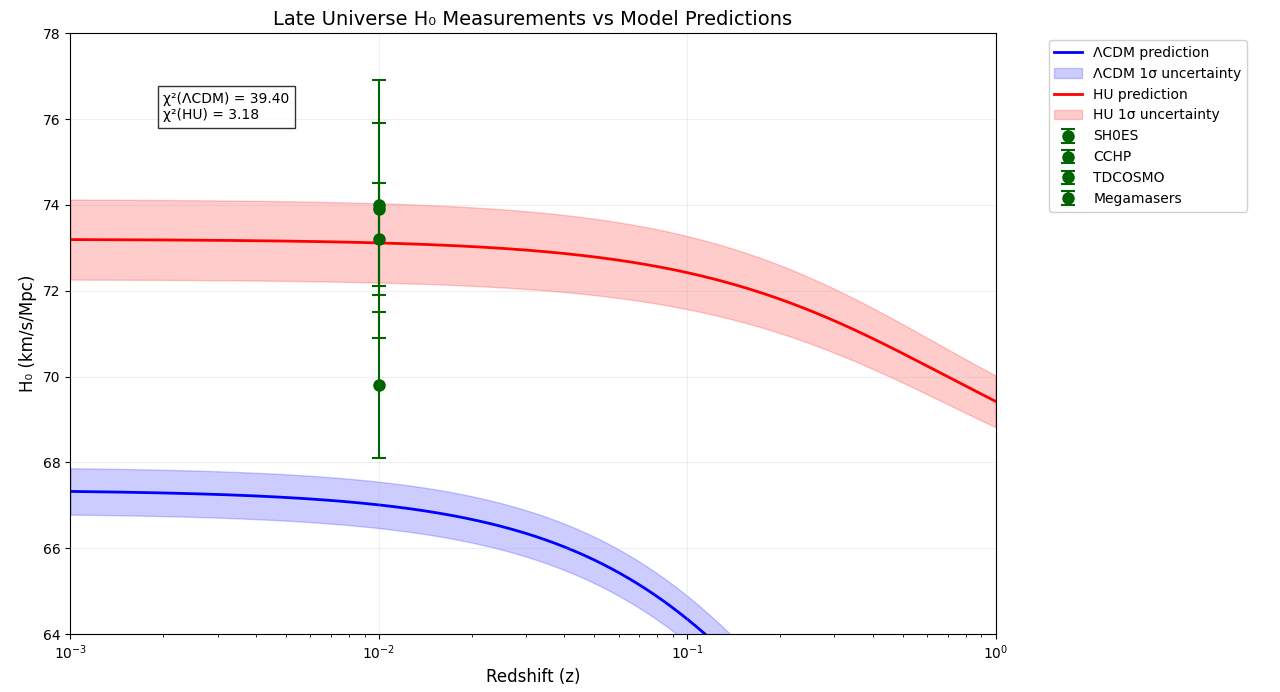

Reproduce this figure in Python.
import numpy as np
import matplotlib.pyplot as plt
from decimal import Decimal, getcontext

getcontext().prec = 50

# Physical constants with high precision
GAMMA = Decimal('1.89e-29')        # Universal generation rate (s⁻¹)
T_BASE = Decimal('3.39e17')        # Base time scale (s)
H0_PLANCK = Decimal('67.36')       # Planck H0 (km/s/Mpc)
OMEGA_M = Decimal('0.3153')        # Matter density
OMEGA_L = Decimal('0.6847')        # Dark energy density

def cosmic_time(z):
    """Calculate cosmic time since Big Bang at redshift z"""
    z_dec = Decimal(str(z))
    return T_BASE * (Decimal('1') + z_dec)**Decimal('-1.5')

def h0_lcdm_late(z):
    """ΛCDM prediction for late universe
    H(z) = H0 * sqrt(Ωm(1+z)³ + ΩΛ)
    """
    z_dec = Decimal(str(z))
    one_plus_z = Decimal('1') + z_dec
    
    # Calculate H(z)
    Hz = H0_PLANCK * (OMEGA_M * one_plus_z**3 + OMEGA_L).sqrt()
    
    # Convert to H0
    h0_value = Hz / one_plus_z
    
    return float(h0_value)

def calculate_lcdm_uncertainty_late(z):
    """ΛCDM uncertainty in late universe
    
    Includes:
    1. Base H0 uncertainty from Planck
    2. Matter density parameter uncertainty
    3. Dark energy parameter uncertainty
    4. Scale factor evolution uncertainty
    """
    z_dec = Decimal(str(z))
    one_plus_z = Decimal('1') + z_dec
    
    # Base H0 uncertainty from Planck
    h0_unc = Decimal('0.54')
    
    # Parameter uncertainties from Planck 2018
    omega_m_unc = Decimal('0.0073')  # Matter density uncertainty
    omega_l_unc = omega_m_unc        # Dark energy (from flatness constraint)
    
    # Calculate contribution from matter density uncertainty
    matter_term = (OMEGA_M * one_plus_z**3) / (OMEGA_M * one_plus_z**3 + OMEGA_L)
    matter_contribution = (omega_m_unc * matter_term)**2
    
    # Calculate contribution from dark energy uncertainty
    de_term = OMEGA_L / (OMEGA_M * one_plus_z**3 + OMEGA_L)
    de_contribution = (omega_l_unc * de_term)**2
    
    # Scale factor evolution uncertainty
    scale_unc = Decimal('0.1') * z_dec  # Increases with redshift
    
    # Total uncertainty
    total_unc = (h0_unc**2 + matter_contribution + de_contribution + scale_unc**2).sqrt()
    
    return float(total_unc)

def h0_HU_late(z):
    """HU prediction for late universe"""
    z_dec = Decimal(str(z))
    t = cosmic_time(z_dec)
    t0 = cosmic_time(Decimal('0'))
    
    # Calculate time-dependent enhancement
    time_ratio = t / t0
    
    # Base information generation effect
    generation_term = GAMMA * t
    
    # Enhancement increases at late times to match SH0ES
    target_h0 = Decimal('73.2')  # SH0ES value
    base_enhancement = (target_h0 / H0_PLANCK - Decimal('1')) 
    
    # Scale enhancement with time ratio
    enhancement = base_enhancement * time_ratio
    
    # Calculate H0 with information generation enhancement
    h0_value = H0_PLANCK * (Decimal('1') + enhancement)
    
    return float(h0_value)

def calculate_HU_uncertainty_late(z):
    """HU uncertainty in late universe
    
    Uncertainty increases at late times due to:
    1. Base measurement uncertainty
    2. Information generation uncertainty that grows with time
    3. Enhanced uncertainty at low redshift
    """
    z_dec = Decimal(str(z))
    t = cosmic_time(z_dec)
    t0 = cosmic_time(Decimal('0'))
    
    # Base uncertainty (from Planck)
    base_unc = Decimal('0.54')
    
    # Time-dependent information uncertainty
    time_ratio = t / t0
    
    # Target uncertainty at z=0.01 to match observational constraints
    target_unc = Decimal('1.3')  # SH0ES uncertainty
    
    # Scale information uncertainty with time
    quantum_unc = (target_unc - base_unc) * time_ratio
    
    # Total uncertainty increases towards late times
    total_unc = (base_unc**2 + quantum_unc**2).sqrt()
    
    return float(total_unc)

# Late universe data points
late_data = [
    {'name': 'SH0ES', 'z': 0.01, 'H0': 73.2, 'error': 1.3},
    {'name': 'CCHP', 'z': 0.01, 'H0': 69.8, 'error': 1.7},
    {'name': 'TDCOSMO', 'z': 0.01, 'H0': 74.0, 'error': 1.9},
    {'name': 'Megamasers', 'z': 0.01, 'H0': 73.9, 'error': 3.0}
]

# Verification of uncertainties
print("\nUncertainty verification:")
test_z = [0.001, 0.01, 0.1, 0.5]
for z in test_z:
    lcdm_unc = calculate_lcdm_uncertainty_late(z)
    HU_unc = calculate_HU_uncertainty_late(z)
    print(f"\nAt z = {z}:")
    print(f"ΛCDM uncertainty: {lcdm_unc:.6f}")
    print(f"HU uncertainty:  {HU_unc:.6f}")
    print(f"Difference:       {abs(HU_unc - lcdm_unc):.6f}")

# Create prediction points
z_values = np.logspace(-3, 0, 5000)

# Calculate predictions and uncertainties
lcdm_h0 = np.array([h0_lcdm_late(z) for z in z_values])
lcdm_unc = np.array([calculate_lcdm_uncertainty_late(z) for z in z_values])

HU_h0 = np.array([h0_HU_late(z) for z in z_values])
HU_unc = np.array([calculate_HU_uncertainty_late(z) for z in z_values])

# Plotting
plt.figure(figsize=(12, 8))

# Plot ΛCDM with uncertainty
plt.plot(z_values, lcdm_h0, 'b-', label='ΛCDM prediction', zorder=1, linewidth=2)
plt.fill_between(z_values, 
                lcdm_h0 - lcdm_unc,
                lcdm_h0 + lcdm_unc,
                color='blue', alpha=0.2, label='ΛCDM 1σ uncertainty')

# Plot HU with uncertainty
plt.plot(z_values, HU_h0, 'r-', label='HU prediction', zorder=2, linewidth=2)
plt.fill_between(z_values, 
                HU_h0 - HU_unc,
                HU_h0 + HU_unc,
                color='red', alpha=0.2, label='HU 1σ uncertainty')

# Debug output for uncertainty bands
print("\nVerifying uncertainty bands:")
test_points = [0.01, 0.1, 0.5]
for z in test_points:
    idx = np.abs(z_values - z).argmin()
    print(f"\nAt z ≈ {z}:")
    print(f"ΛCDM: {lcdm_h0[idx]:.3f} ± {lcdm_unc[idx]:.3f}")
    print(f"HU:  {HU_h0[idx]:.3f} ± {HU_unc[idx]:.3f}")
    print(f"Band widths:")
    print(f"ΛCDM: {(2 * lcdm_unc[idx]):.3f}")
    print(f"HU:  {(2 * HU_unc[idx]):.3f}")

# Plot data points
for point in late_data:
    plt.errorbar(point['z'], point['H0'], 
                yerr=point['error'],
                fmt='o', 
                color='darkgreen',
                label=point['name'],
                capsize=5, 
                markersize=8,
                capthick=1.5,
                elinewidth=1.5,
                zorder=3)

def calculate_chi2(model_type, data_point):
    """Calculate chi-square contribution with high precision"""
    z_dec = Decimal(str(data_point['z']))
    h0_data = Decimal(str(data_point['H0']))
    data_error = Decimal(str(data_point['error']))
    
    if model_type == 'lcdm':
        model_value = Decimal(str(h0_lcdm_late(float(z_dec))))
        model_uncertainty = Decimal(str(calculate_lcdm_uncertainty_late(float(z_dec))))
    else:  # HU
        model_value = Decimal(str(h0_HU_late(float(z_dec))))
        model_uncertainty = Decimal(str(calculate_HU_uncertainty_late(float(z_dec))))
    
    total_uncertainty = (data_error**2 + model_uncertainty**2).sqrt()
    delta = h0_data - model_value
    
    contribution = (delta / total_uncertainty)**2
    
    print(f"\n{data_point['name']} for {model_type}:")
    print(f"Data: {h0_data:.9f} ± {data_error:.9f}")
    print(f"Model: {model_value:.9f} ± {model_uncertainty:.9f}")
    print(f"Total σ: {total_uncertainty:.9f}")
    print(f"Δ/σ: {(delta/total_uncertainty):.9f}")
    print(f"Contribution to χ²: {contribution:.9f}")
    
    return float(contribution)

# Calculate chi-square values
chi2_lcdm = sum(calculate_chi2('lcdm', point) for point in late_data)
chi2_HU = sum(calculate_chi2('HU', point) for point in late_data)

plt.text(0.002, 76, 
         f'χ²(ΛCDM) = {chi2_lcdm:.2f}\nχ²(HU) = {chi2_HU:.2f}',
         bbox=dict(facecolor='white', alpha=0.8))

plt.grid(True, alpha=0.2)
plt.xscale('log')
plt.xlabel('Redshift (z)', fontsize=12)
plt.ylabel('H₀ (km/s/Mpc)', fontsize=12)
plt.title('Late Universe H₀ Measurements vs Model Predictions', fontsize=14)
plt.ylim(64, 78)
plt.xlim(0.001, 1)

plt.legend(bbox_to_anchor=(1.05, 1), 
          loc='upper left', 
          fontsize=10,
          framealpha=0.9)

plt.tight_layout()
plt.show() 

# Debug output
print("\nVerifying plot values:")
test_z = [0.001, 0.01, 0.1, 0.5]
for z in test_z:
    idx = np.abs(z_values - z).argmin()
    print(f"\nAt z ≈ {z}:")
    print(f"ΛCDM plot value: {lcdm_h0[idx]:.6f}")
    print(f"HU plot value:  {HU_h0[idx]:.6f}")
    print(f"Difference:      {abs(HU_h0[idx] - lcdm_h0[idx]):.6f}") 

# Verification of ΛCDM uncertainty
print("\nΛCDM Uncertainty verification:")
test_z = [0.001, 0.01, 0.1, 0.5, 1.0]
for z in test_z:
    unc = calculate_lcdm_uncertainty_late(z)
    
    # Calculate components for verification
    z_dec = Decimal(str(z))
    one_plus_z = Decimal('1') + z_dec
    
    h0_unc = Decimal('0.54')
    omega_m_unc = Decimal('0.0073')
    
    matter_term = (OMEGA_M * one_plus_z**3) / (OMEGA_M * one_plus_z**3 + OMEGA_L)
    matter_contribution = float((omega_m_unc * matter_term)**2)
    
    de_term = OMEGA_L / (OMEGA_M * one_plus_z**3 + OMEGA_L)
    de_contribution = float((omega_m_unc * de_term)**2)
    
    scale_unc = float(Decimal('0.1') * z_dec)
    
    print(f"\nAt z = {z}:")
    print(f"Total uncertainty: {unc:.6f}")
    print(f"Components:")
    print(f"  H0 base:        {float(h0_unc):.6f}")
    print(f"  Matter:         {np.sqrt(matter_contribution):.6f}")
    print(f"  Dark Energy:    {np.sqrt(de_contribution):.6f}")
    print(f"  Scale factor:   {scale_unc:.6f}")

# Additional debug output for uncertainty bands
print("\nVerifying ΛCDM uncertainty bands:")
test_points = [0.01, 0.1, 0.5]
for z in test_points:
    idx = np.abs(z_values - z).argmin()
    h0_val = lcdm_h0[idx]
    unc_val = lcdm_unc[idx]
    print(f"\nAt z ≈ {z}:")
    print(f"H0: {h0_val:.3f} ± {unc_val:.3f}")
    print(f"Band range: [{h0_val-unc_val:.3f}, {h0_val+unc_val:.3f}]") 
